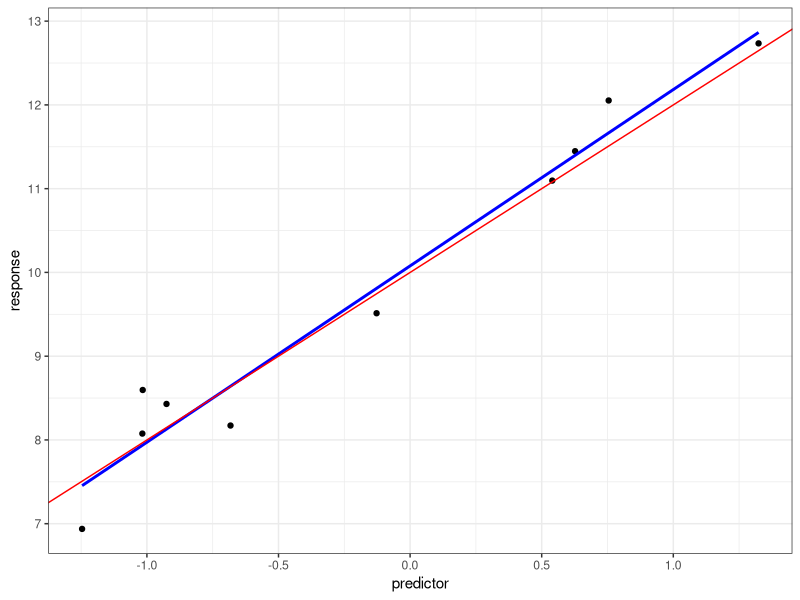
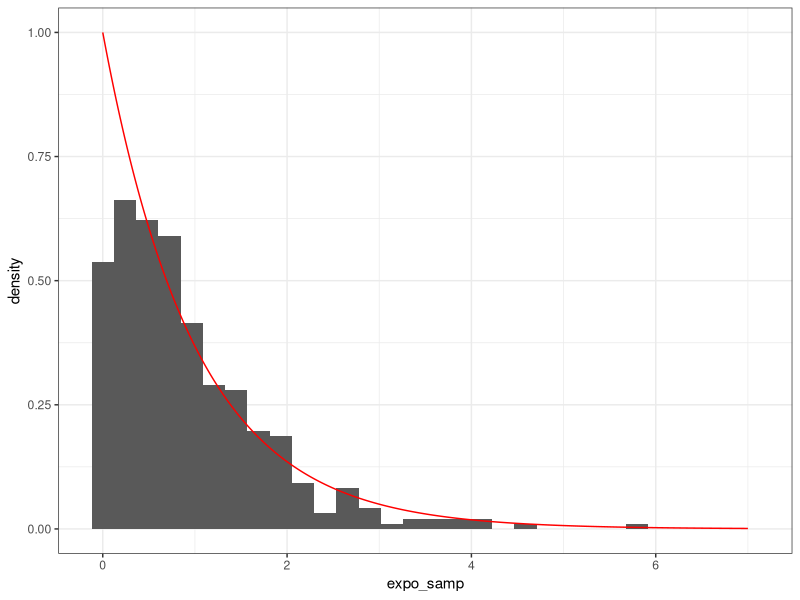
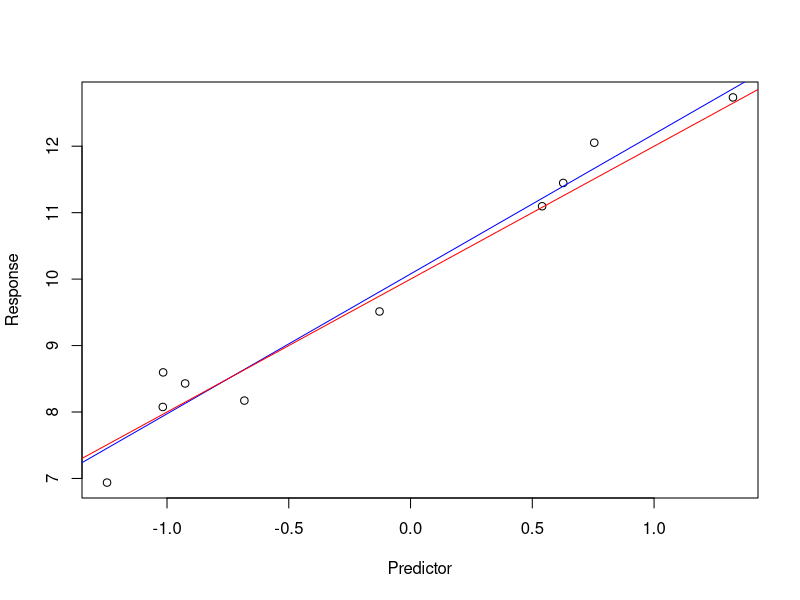
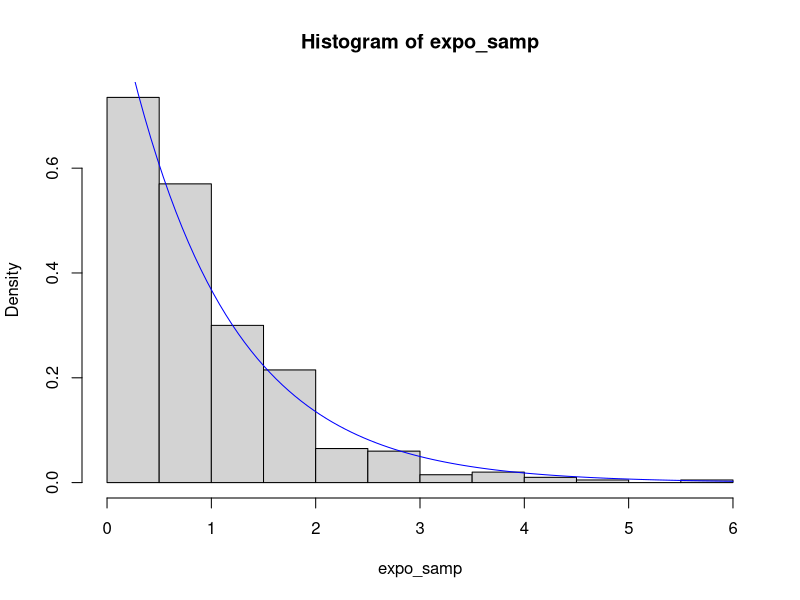

Recreate these plots in R, in order.
## ---- chunk 1
knitr::opts_chunk$set(echo = TRUE, eval = F)
## ---- chunk 2
# Demonstration of arithmetic
# This equals 111
11 + 4 * 5 ^ 2
# Modulo (remainder) in R
139560 %% 2021
## ---- chunk 3
# Create a numeric variable approximately equal to sqrt(2)
x <- 1.5
# This is equivalent to 1.41421 -> x
class(x)
## ---- chunk 4
x <- c("hydrogen", 1, 1.01, "gas")
x[1]

# Notice that 1, 1.001, and x are coerced to "character"
class(x)
class(x[2])

# Modify components
x[3] <- 1.008
x

# Delete components
x <- x[-4]
x
## ---- chunk 5
names(x) <- c("name", "number", "mass")
x["number"]
## ---- chunk 6
# Arithmetic of vectors of the same length
c(50, 51, 61) + c(110, 111, 139)

# Arithmetic with vectors of differing lengths
# Shortest vector is recycled (warning if not whole multiple)
c(121, 124) + c(110, 111, 139)
c(121, 124) + c(104, 110, 111, 139)

# Arithmetic with constants
2 * c(110, 111, 139)
100 + c(10, 11, 39)

## ---- chunk 7
# Instead of using names(), you can create lists with components already named
# The same applies for vectors
x <- list(
  name = "hydrogen", 
  number = 1, 
  mass = 1.001
)
x[[1]]
x[["number"]]
# Here, 1 is not coerced to a character
class(x[["number"]])
## ---- chunk 8
X <- matrix(c(1, 1, 0, 1, 1, 1, 1, 3, 9), nrow = 3, byrow = T)
X
## ---- chunk 9
# Get a row of the matrix
X[1, ]

# Get a column of the matrix
X[, 1]

# Get the dimensions of X (row, col)
dim(X)

# Create the transpose of X
Xt <- t(X)

# Matrix multiplication
XtX <- Xt %*% X

# Find the inverse of a matrix
XtX_inverse <- solve(XtX)
## ---- chunk 10
Y <- data.frame(X)
names(Y) <- c("Q", "W", "E")

Y <- data.frame(
  Q = c(1, 1, 1), 
  W = c(1, 1, 3), 
  E = c(0, 1, 9)
)

Y
## ---- chunk 11
# The following commands return the same element: the first column of Y
Y[["Q"]]
Y[[1]]
Y$Q
Y[, "Q"]

# Rows can also be named and indexed that way
# Rows cannot use dollar sign notation or double brackets
# The following all return the first row of Y
rownames(Y) <- c("A", "S", "D")
Y["A", ]
Y[1, ]

# The following both return the middle element of Y
Y[2, 2]
Y["S", "W"]

# Either of the following would add the the column `R`
# This is added to the end of the data frame
Y[, 4] <- c("Joe", "Joe and Neil", "Kevin")
names(Y)[4] <- "R"

Y$R <- c("Joe", "Joe and Neil", "Kevin")

# Remove the column
Y <- Y[, -4]
## ---- chunk 12
# We want rows of the data frame where the second element is 1
Y[Y$W == 1, ]
## ---- chunk 13
head(iris, 3)
## ---- chunk 14
library(dplyr)
iris %>%
  group_by(Species) %>%
  summarize(petal_width_avg = mean(Petal.Width), .groups = "drop") %>%
  top_n(1, petal_width_avg) %>%
  .$Species
## ---- chunk 15
my_vector <- c(110, 111, 139) # Numbers 1 through 10
for (i in my_vector) {
  print(i %% 17)
}
## ---- chunk 16
my_vector %% 17
## ---- chunk 17
result <- replicate(100, rexp(10, 1))
## ---- chunk 18
# We can set default values to arguments in functions, like na.rm here
max_magnitude <- function(vec, na.rm = T) {
  max(abs(vec), na.rm = na.rm)
}
max_magnitude(c(NA, -50, 51, -61, 121, -124))
## ---- chunk 19
for (i in 1:5) {
  if (i %% 2) {
    message(i, " is odd")
  } else {
    message(i, " is even")
  }
}
## ---- chunk 20
# install ggplot2 if you haven't already
# install(ggplot2)
library(ggplot2)

# Let's generate some example data
predictor <- rnorm(10)
response <- 10 + 2*predictor + rnorm(10, 0, .5)
# Create a data frame of data
df <- data.frame(predictor, response)

ggplot(data = df, aes(x = predictor, y = response)) + 
  geom_point() + # create points with x and y 
  # create blue linear regression line
  geom_smooth(method = "lm", se = F, color = "blue") + 
  # create red true regression line
  geom_abline(slope = 2, intercept = 10, color = "red") + 
  # make it pretty (optional)
  theme_bw()
## ---- chunk 21
# Generate samples of data
expo_samp <- rexp(400, 1)
expo_samp_df <- data.frame(expo_samp)

# Generate known PDF
x <- seq(0, 7, by = 0.01)
expo_pdf <- dexp(x, 1)
expo_df <- data.frame(x, expo_pdf)


ggplot(data = expo_samp_df, aes(x = expo_samp)) + 
  # An ordinary histogram would not have the additional aes() arg
  geom_histogram(aes(y =..density..)) + 
  # Add a line for the PDF (use different data)
  geom_line(data = expo_df, aes(x = x, y = expo_pdf), color = "red") + 
  theme_bw()
## ---- chunk 22
# Make a scatter plot with the same data
plot(predictor, response, xlab = "Predictor", ylab = "Response")
# Add calculated linear regression line
abline(lm(response ~ predictor), col = "blue")
# Add true regression line
abline(10, 2, col = "red")

# Make a histogram with the same data
# To make a normal histogram, set freq = T
hist(expo_samp, freq = F)
curve(dexp(x, 1), col = "blue", add = T) 
## ---- chunk 23

## ---- chunk 24
# Check the R Markdown source to see how this is done!
